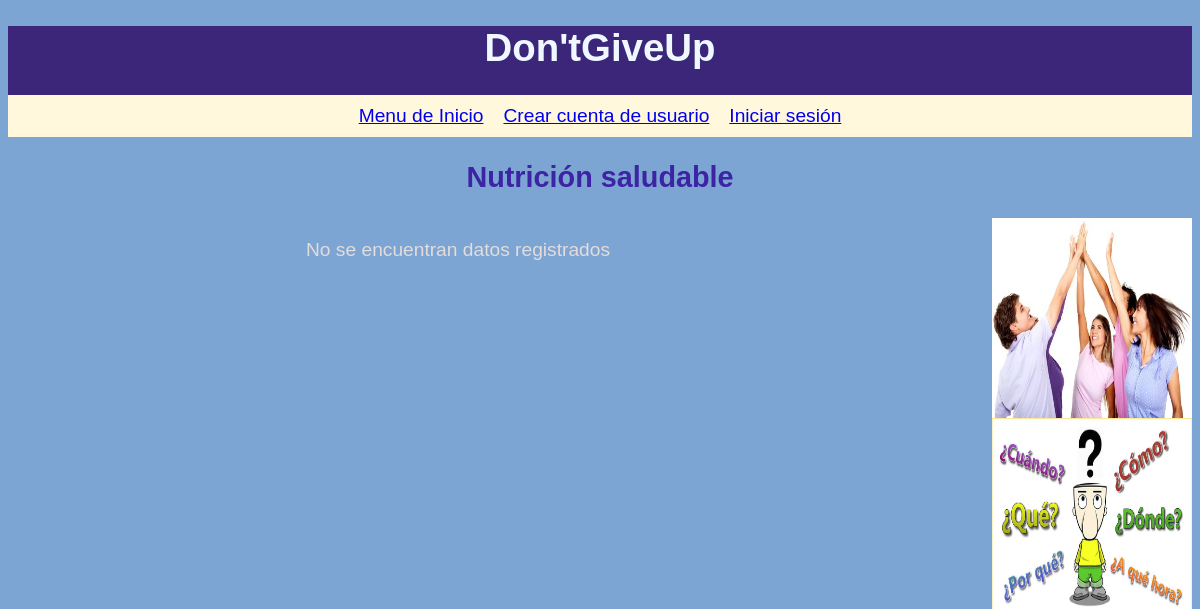
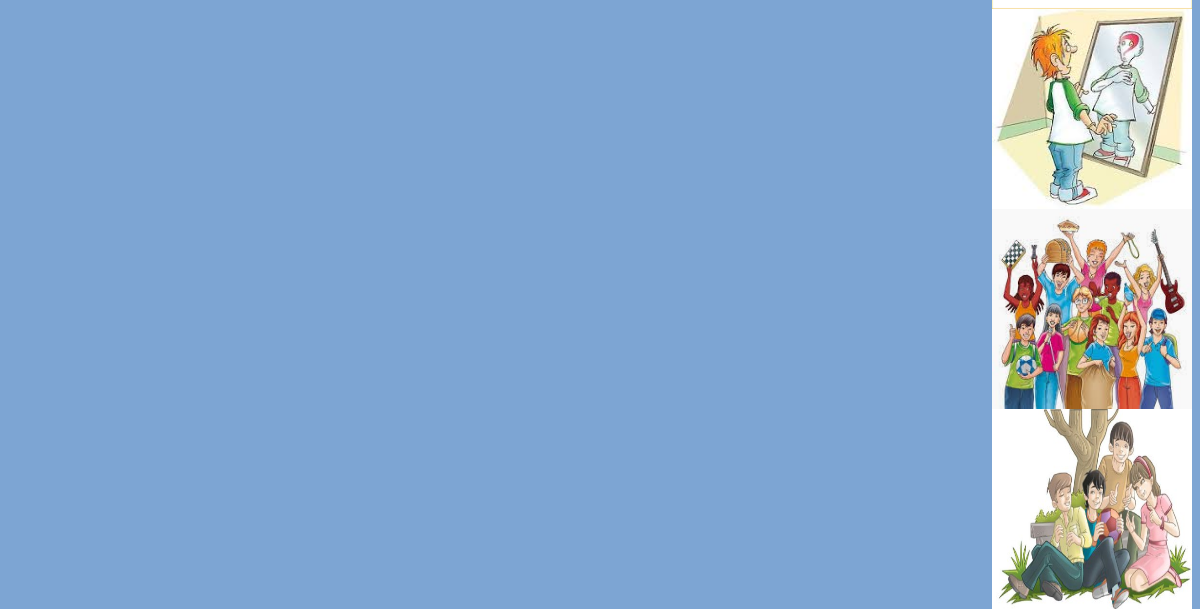
Page /nutricion.php on the earlier database version (2 pictures, top to bottom).
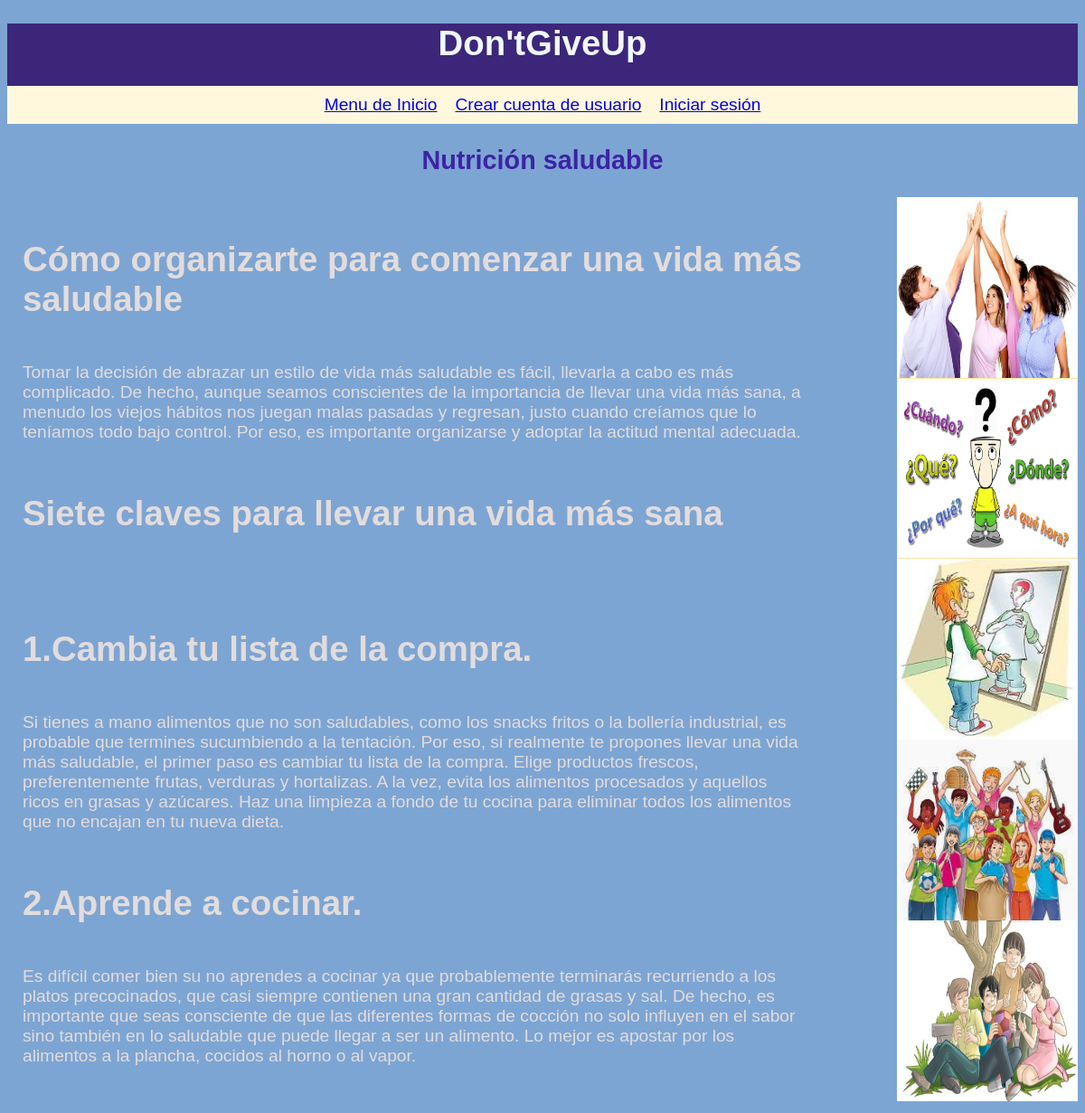
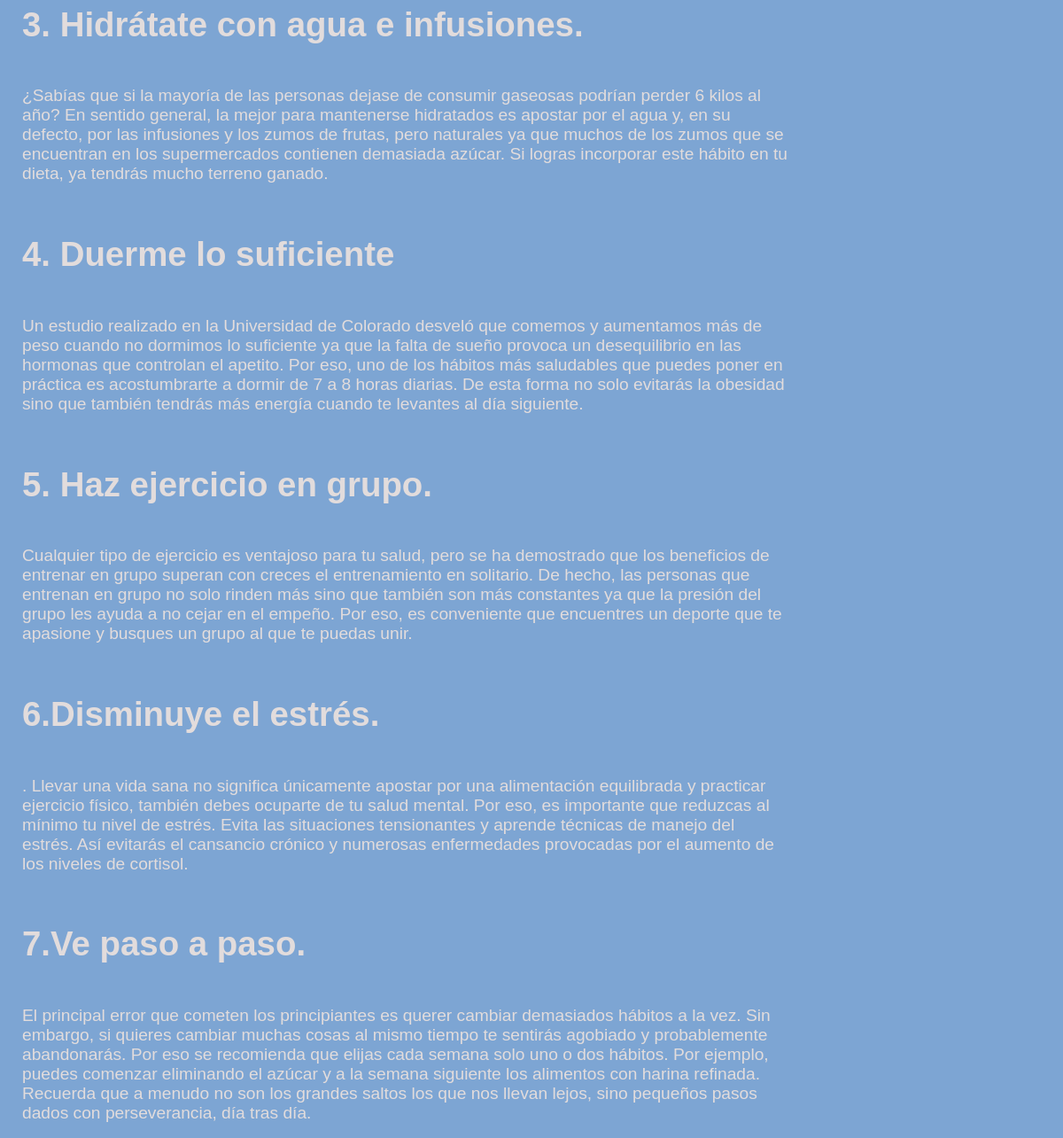
Same page on the later database version (2 pictures, top to bottom).
### tables this page shows
CREATE TABLE `nutricion` (
  `id` int(11) NOT NULL,
  `titulo` varchar(500) NOT NULL,
  `contenido` text NOT NULL
);

### nutricion.php (the view, shortened to what this page needs)
<?php
include 'config.php';
$db = new PDO("mysql:host=$direccion;dbname=$bd;charset=utf8mb4", $usuario, $pass);
$stmt=$db ->query("SELECT * FROM nutricion");
$guia =$stmt->fetchAll();
?>
<!DOCTYPE html>
<html lang="en">
<head>
    <link rel="stylesheet" href="style.css">
</head>
<body>
    <?php include 'cabecera.php' ?>
    <h2>Nutrición saludable</h2>
    <?php include 'ilustraciones.php' ?>
    <div id="tabla">
        <table>
            <tr>
                <th></th>
            </tr>
        <?php if(count($guia) == 0) { ?>
            <tr>
                <td colspan="5"
                style="text-align:center;">No se encuentran datos registrados</td>
            </tr>
        <?php } ?>
        <?php foreach($guia as $g) { ?>
        <tr>
            <td><h1><?php echo $g["titulo"] ?></h1><br>
            <?php echo nl2br($g['contenido']) ?></td>
            </tr>
        <?php } ?>
        </table>
    </div>
</body>
</html>

Differences in the rows shown:
added nutricion: titulo "Cómo organizarte para comenzar una vida más saludable", contenido "Tomar la decisión de abrazar un estilo de vida más saludable es fácil, llevarla a cabo es más complicado. De hecho, aunque seamos conscientes de la importancia de llevar una vida más sana, a menudo los viejos hábitos nos juegan malas pasadas y regresan, justo cuando creíamos que lo teníamos todo bajo control. Por eso, es importante organizarse y adoptar la actitud mental adecuada."
added nutricion: titulo "Siete claves para llevar una vida más sana"
added nutricion: titulo "1.Cambia tu lista de la compra.", contenido "Si tienes a mano alimentos que no son saludables, como los snacks fritos o la bollería industrial, es probable que termines sucumbiendo a la tentación. Por eso, si realmente te propones llevar una vida más saludable, el primer paso es cambiar tu lista de la compra. Elige productos frescos, preferentemente frutas, verduras y hortalizas. A la vez, evita los alimentos procesados y aquellos ricos en grasas y azúcares. Haz una limpieza a fondo de tu cocina para eliminar todos los alimentos que no encajan en tu nueva dieta."
added nutricion: titulo "2.Aprende a cocinar.", contenido "Es difícil comer bien su no aprendes a cocinar ya que probablemente terminarás recurriendo a los platos precocinados, que casi siempre contienen una gran cantidad de grasas y sal. De hecho, es importante que seas consciente de que las diferentes formas de cocción no solo influyen en el sabor sino también en lo saludable que puede llegar a ser un alimento. Lo mejor es apostar por los alimentos a la plancha, cocidos al horno o al vapor."
added nutricion: titulo "3. Hidrátate con agua e infusiones.", contenido "¿Sabías que si la mayoría de las personas dejase de consumir gaseosas podrían perder 6 kilos al año? En sentido general, la mejor para mantenerse hidratados es apostar por el agua y, en su defecto, por las infusiones y los zumos de frutas, pero naturales ya que muchos de los zumos que se encuentran en los supermercados contienen demasiada azúcar. Si logras incorporar este hábito en tu dieta, ya tendrás mucho terreno ganado."
added nutricion: titulo "4. Duerme lo suficiente", contenido "Un estudio realizado en la Universidad de Colorado desveló que comemos y aumentamos más de peso cuando no dormimos lo suficiente ya que la falta de sueño provoca un desequilibrio en las hormonas que controlan el apetito. Por eso, uno de los hábitos más saludables que puedes poner en práctica es acostumbrarte a dormir de 7 a 8 horas diarias. De esta forma no solo evitarás la obesidad sino que también tendrás más energía cuando te levantes al día siguiente."
added nutricion: titulo "5. Haz ejercicio en grupo.", contenido "Cualquier tipo de ejercicio es ventajoso para tu salud, pero se ha demostrado que los beneficios de entrenar en grupo superan con creces el entrenamiento en solitario. De hecho, las personas que entrenan en grupo no solo rinden más sino que también son más constantes ya que la presión del grupo les ayuda a no cejar en el empeño. Por eso, es conveniente que encuentres un deporte que te apasione y busques un grupo al que te puedas unir."
added nutricion: titulo "6.Disminuye el estrés.", contenido ". Llevar una vida sana no significa únicamente apostar por una alimentación equilibrada y practicar ejercicio físico, también debes ocuparte de tu salud mental. Por eso, es importante que reduzcas al mínimo tu nivel de estrés. Evita las situaciones tensionantes y aprende técnicas de manejo del estrés. Así evitarás el cansancio crónico y numerosas enfermedades provocadas por el aumento de los niveles de cortisol."
added nutricion: titulo "7.Ve paso a paso.", contenido "El principal error que cometen los principiantes es querer cambiar demasiados hábitos a la vez. Sin embargo, si quieres cambiar muchas cosas al mismo tiempo te sentirás agobiado y probablemente abandonarás. Por eso se recomienda que elijas cada semana solo uno o dos hábitos. Por ejemplo, puedes comenzar eliminando el azúcar y a la semana siguiente los alimentos con harina refinada. Recuerda que a menudo no son los grandes saltos los que nos llevan lejos, sino pequeños pasos dados con perseverancia, día tras día."
Other differences:
text no longer shown: "No se encuentran datos registrados"
